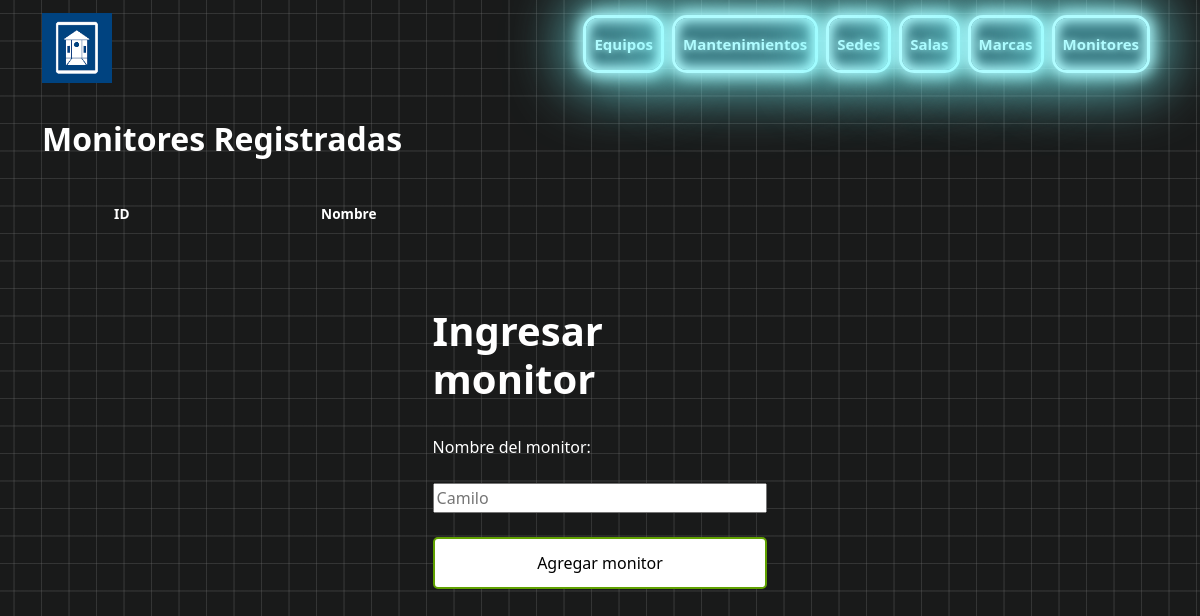
Before: /monitores/listar_monitores.php with the older database file.
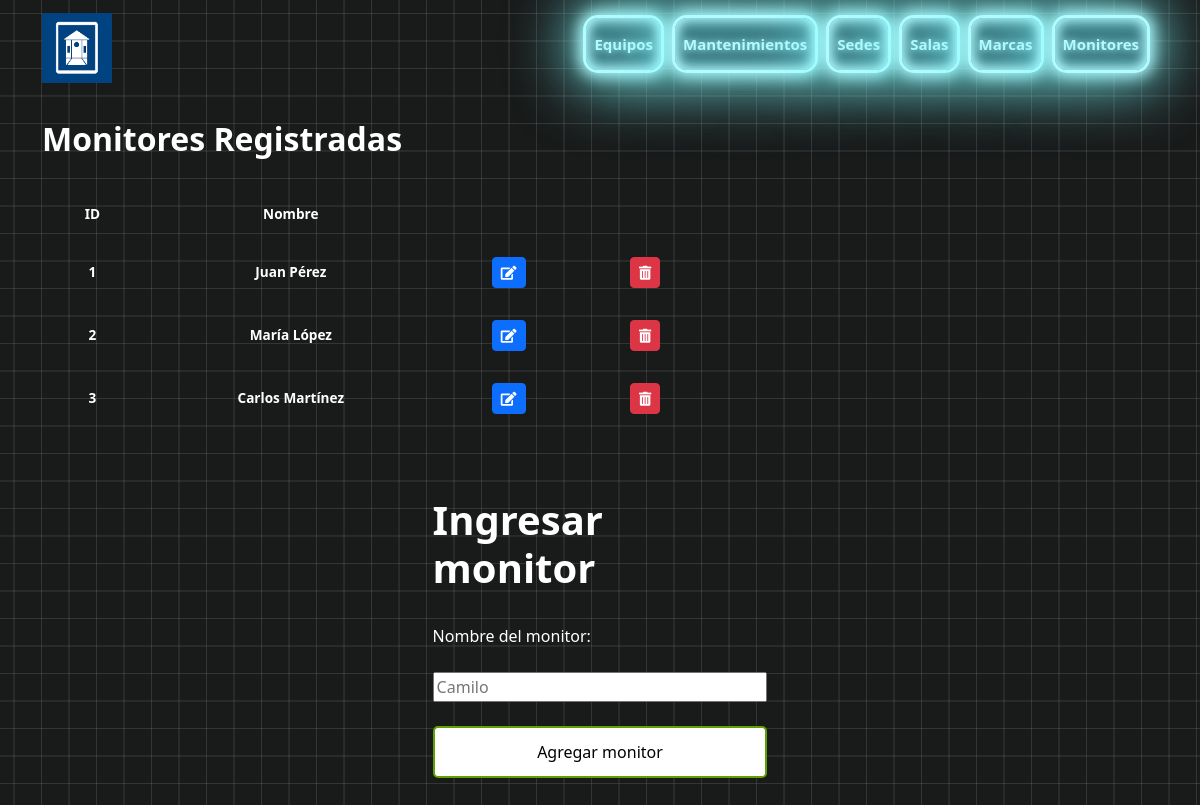
After: the same page with the newer database file.
### tables this page shows
CREATE TABLE monitores (
    id INT  AUTO_INCREMENT PRIMARY KEY NOT NULL,
    nombre VARCHAR(255) NOT NULL
);

### monitores/listar_monitores.php (the view, shortened to what this page needs)
<?php
$conect = connection();
$sql = "SELECT * FROM monitores";
$query = mysqli_query($conect , $sql);
?>
<!DOCTYPE html>
<html lang="en">
<head>
    <link href="https://cdn.jsdelivr.net/npm/bootstrap@5.3.3/dist/css/bootstrap.min.css" rel="stylesheet">
    <link href="https://cdnjs.cloudflare.com/ajax/libs/font-awesome/5.15.4/css/all.min.css" rel="stylesheet">
    <link rel="stylesheet" href="../style/style.css">
</head>
<body class="container">
<?php include('../nav.php'); ?>
<div class="tabla-form">
        <h2>Monitores Registradas</h2>
        <table>
            <thead>
                <tr>
                    <th>ID</th>
                    <th>Nombre</th>
                    <th></th>
                    <th></th>
                </tr>
            </thead>
            <tbody>
                <?php
                while($row = mysqli_fetch_array($query)):
                ?>
                <tr>
                <th><?= $row['id'] ?></th>
                <th><?= $row['nombre'] ?></th>
                <th><a href="editar_monitores.php?id=<?= $row['id'] ?>" class="btn btn-primary btn-sm">
                                    <i class="fas fa-edit"></i>
                                </a>
                <th><a href="eliminar_monitores.php?id=<?= $row['id'] ?>"   class="btn btn-danger btn-sm">
                                    <i class="fas fa-trash-alt"></i>
                                </a>
                </tr>
                <?php
                endwhile;
                ?>
            </tbody>
        </table>
        <br>
    </div>
    <div class="users-form">
        <form action="insertar_monitores.php" method ="POST">
            <h1> Ingresar monitor </h1>
            <label for="nombre" class="title"> Nombre del monitor:</label>
            <input type="text" name="nombre" placeholder="Camilo">
            <input type="submit" value="Agregar monitor">
        </form>
    </div>
    <br/>
</body>
</html>

Changed rows visible on the page:
added monitores: id "1", nombre "Juan Pérez"
added monitores: id "2", nombre "María López"
added monitores: id "3", nombre "Carlos Martínez"
